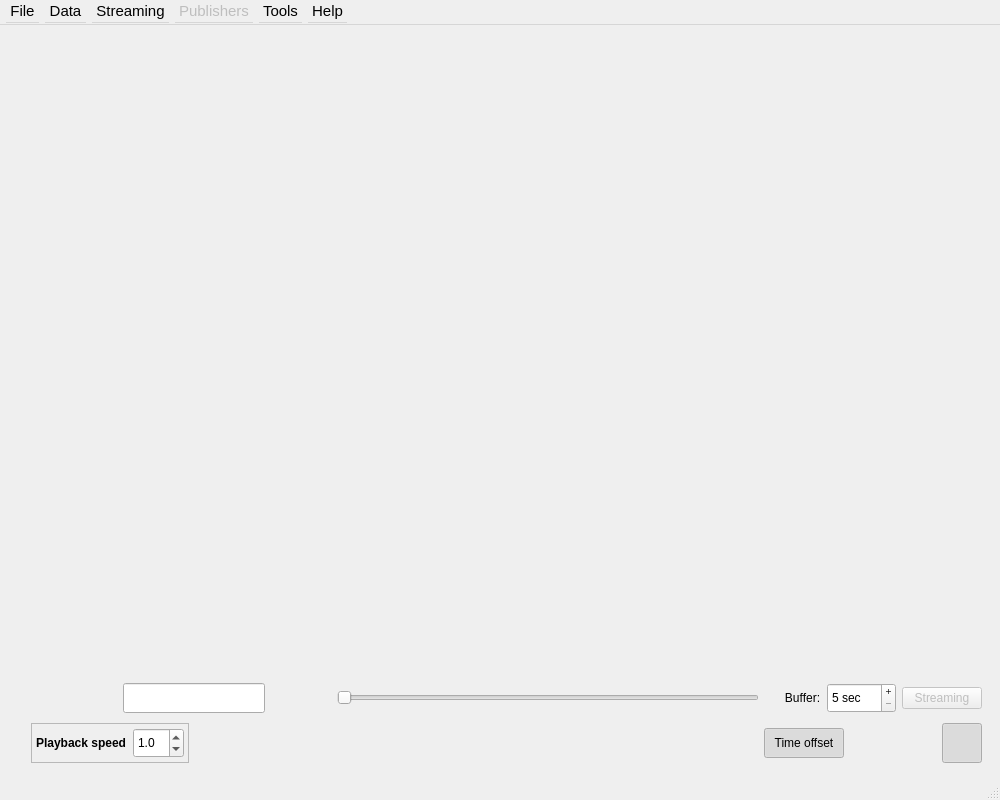
<?xml version="1.0" encoding="UTF-8"?>
<ui version="4.0">
 <class>MainWindow</class>
 <widget class="QMainWindow" name="MainWindow">
  <property name="windowModality">
   <enum>Qt::NonModal</enum>
  </property>
  <property name="geometry">
   <rect>
    <x>0</x>
    <y>0</y>
    <width>1000</width>
    <height>800</height>
   </rect>
  </property>
  <property name="focusPolicy">
   <enum>Qt::StrongFocus</enum>
  </property>
  <property name="windowTitle">
   <string>PlotJuggler</string>
  </property>
  <property name="styleSheet">
   <string notr="true"/>
  </property>
  <widget class="QWidget" name="centralWidget">
   <layout class="QVBoxLayout" name="verticalLayout">
    <property name="leftMargin">
     <number>6</number>
    </property>
    <property name="topMargin">
     <number>6</number>
    </property>
    <property name="rightMargin">
     <number>6</number>
    </property>
    <property name="bottomMargin">
     <number>6</number>
    </property>
    <item>
     <widget class="QSplitter" name="splitter">
      <property name="frameShape">
       <enum>QFrame::NoFrame</enum>
      </property>
      <property name="midLineWidth">
       <number>0</number>
      </property>
      <property name="orientation">
       <enum>Qt::Horizontal</enum>
      </property>
      <property name="opaqueResize">
       <bool>true</bool>
      </property>
      <property name="handleWidth">
       <number>1</number>
      </property>
      <property name="childrenCollapsible">
       <bool>false</bool>
      </property>
      <widget class="QFrame" name="leftFrame">
       <layout class="QVBoxLayout" name="leftLayout">
        <property name="spacing">
         <number>0</number>
        </property>
        <property name="leftMargin">
         <number>4</number>
        </property>
        <property name="topMargin">
         <number>4</number>
        </property>
        <property name="rightMargin">
         <number>4</number>
        </property>
        <property name="bottomMargin">
         <number>4</number>
        </property>
       </layout>
      </widget>
      <widget class="QWidget" name="plottingArea" native="true">
       <layout class="QVBoxLayout" name="verticalLayout_2">
        <property name="spacing">
         <number>0</number>
        </property>
        <property name="leftMargin">
         <number>4</number>
        </property>
        <property name="topMargin">
         <number>4</number>
        </property>
        <property name="rightMargin">
         <number>4</number>
        </property>
        <property name="bottomMargin">
         <number>4</number>
        </property>
        <item>
         <layout class="QVBoxLayout" name="plottingLayout">
          <property name="spacing">
           <number>0</number>
          </property>
          <item>
           <spacer name="verticalSpacer">
            <property name="orientation">
             <enum>Qt::Vertical</enum>
            </property>
            <property name="sizeHint" stdset="0">
             <size>
              <width>20</width>
              <height>0</height>
             </size>
            </property>
           </spacer>
          </item>
          <item>
           <widget class="QWidget" name="widgetTimescale" native="true">
            <property name="maximumSize">
             <size>
              <width>16777215</width>
              <height>40</height>
             </size>
            </property>
            <layout class="QHBoxLayout" name="horizontalLayoutZoom" stretch="0,0,0,0,1,0,0,0,0">
             <property name="leftMargin">
              <number>8</number>
             </property>
             <property name="topMargin">
              <number>0</number>
             </property>
             <property name="rightMargin">
              <number>8</number>
             </property>
             <property name="bottomMargin">
              <number>0</number>
             </property>
             <item>
              <widget class="QPushButton" name="pushButtonOptions">
               <property name="minimumSize">
                <size>
                 <width>40</width>
                 <height>40</height>
                </size>
               </property>
               <property name="maximumSize">
                <size>
                 <width>40</width>
                 <height>40</height>
                </size>
               </property>
               <property name="focusPolicy">
                <enum>Qt::NoFocus</enum>
               </property>
               <property name="toolTip">
                <string>&lt;html&gt;&lt;head/&gt;&lt;body&gt;&lt;p&gt;Show/Hide extra options&lt;/p&gt;&lt;/body&gt;&lt;/html&gt;</string>
               </property>
               <property name="styleSheet">
                <string notr="true"/>
               </property>
               <property name="text">
                <string/>
               </property>
               <property name="icon">
                <iconset>
                 <normaloff>:/style_light/settings_cog.png</normaloff>:/style_light/settings_cog.png</iconset>
               </property>
               <property name="iconSize">
                <size>
                 <width>28</width>
                 <height>28</height>
                </size>
               </property>
               <property name="checkable">
                <bool>true</bool>
               </property>
               <property name="flat">
                <bool>true</bool>
               </property>
              </widget>
             </item>
             <item>
              <widget class="QPushButton" name="pushButtonTimeTracker">
               <property name="minimumSize">
                <size>
                 <width>40</width>
                 <height>40</height>
                </size>
               </property>
               <property name="maximumSize">
                <size>
                 <width>40</width>
                 <height>40</height>
                </size>
               </property>
               <property name="focusPolicy">
                <enum>Qt::NoFocus</enum>
               </property>
               <property name="toolTip">
                <string>&lt;html&gt;&lt;head/&gt;&lt;body&gt;&lt;p&gt;Change the amount of information displayed with the vertical TimeTracker&lt;/p&gt;&lt;/body&gt;&lt;/html&gt;</string>
               </property>
               <property name="styleSheet">
                <string notr="true"/>
               </property>
               <property name="text">
                <string/>
               </property>
               <property name="icon">
                <iconset>
                 <normaloff>:/style_light/line_tracker_1.png</normaloff>:/style_light/line_tracker_1.png</iconset>
               </property>
               <property name="iconSize">
                <size>
                 <width>36</width>
                 <height>36</height>
                </size>
               </property>
               <property name="flat">
                <bool>true</bool>
               </property>
              </widget>
             </item>
             <item>
              <widget class="QLineEdit" name="displayTime">
               <property name="sizePolicy">
                <sizepolicy hsizetype="MinimumExpanding" vsizetype="Fixed">
                 <horstretch>0</horstretch>
                 <verstretch>0</verstretch>
                </sizepolicy>
               </property>
               <property name="minimumSize">
                <size>
                 <width>80</width>
                 <height>30</height>
                </size>
               </property>
               <property name="maximumSize">
                <size>
                 <width>200</width>
                 <height>30</height>
                </size>
               </property>
               <property name="font">
                <font>
                 <pointsize>11</pointsize>
                </font>
               </property>
               <property name="alignment">
                <set>Qt::AlignCenter</set>
               </property>
               <property name="readOnly">
                <bool>true</bool>
               </property>
              </widget>
             </item>
             <item>
              <layout class="QHBoxLayout" name="horizontalLayout_3">
               <property name="spacing">
                <number>0</number>
               </property>
               <property name="leftMargin">
                <number>0</number>
               </property>
               <item>
                <widget class="QPushButton" name="playbackLoop">
                 <property name="minimumSize">
                  <size>
                   <width>30</width>
                   <height>30</height>
                  </size>
                 </property>
                 <property name="maximumSize">
                  <size>
                   <width>30</width>
                   <height>30</height>
                  </size>
                 </property>
                 <property name="focusPolicy">
                  <enum>Qt::NoFocus</enum>
                 </property>
                 <property name="toolTip">
                  <string>&lt;html&gt;&lt;head/&gt;&lt;body&gt;&lt;p&gt;Loop&lt;/p&gt;&lt;/body&gt;&lt;/html&gt;</string>
                 </property>
                 <property name="text">
                  <string/>
                 </property>
                 <property name="icon">
                  <iconset>
                   <normaloff>:/style_light/loop.png</normaloff>:/style_light/loop.png</iconset>
                 </property>
                 <property name="iconSize">
                  <size>
                   <width>28</width>
                   <height>28</height>
                  </size>
                 </property>
                 <property name="checkable">
                  <bool>true</bool>
                 </property>
                 <property name="flat">
                  <bool>true</bool>
                 </property>
                </widget>
               </item>
               <item>
                <widget class="QPushButton" name="pushButtonPlay">
                 <property name="minimumSize">
                  <size>
                   <width>30</width>
                   <height>30</height>
                  </size>
                 </property>
                 <property name="maximumSize">
                  <size>
                   <width>30</width>
                   <height>30</height>
                  </size>
                 </property>
                 <property name="focusPolicy">
                  <enum>Qt::NoFocus</enum>
                 </property>
                 <property name="toolTip">
                  <string>&lt;html&gt;&lt;head/&gt;&lt;body&gt;&lt;p&gt;Start/Stop player&lt;/p&gt;&lt;p&gt;( &lt;span style=&quot; font-weight:600;&quot;&gt;Space &lt;/span&gt;)&lt;/p&gt;&lt;/body&gt;&lt;/html&gt;</string>
                 </property>
                 <property name="styleSheet">
                  <string notr="true">QPushButton:checked {
    background-color: transparent;
    border:  0px;
    padding: 3px;
    outline: none;
}</string>
                 </property>
                 <property name="text">
                  <string/>
                 </property>
                 <property name="icon">
                  <iconset>
                   <normaloff>:/style_light/play_arrow.png</normaloff>
                   <normalon>:/style_light/pause.png</normalon>:/style_light/play_arrow.png</iconset>
                 </property>
                 <property name="iconSize">
                  <size>
                   <width>36</width>
                   <height>36</height>
                  </size>
                 </property>
                 <property name="checkable">
                  <bool>true</bool>
                 </property>
                 <property name="checked">
                  <bool>false</bool>
                 </property>
                 <property name="flat">
                  <bool>true</bool>
                 </property>
                </widget>
               </item>
              </layout>
             </item>
             <item>
              <widget class="RealSlider" name="timeSlider">
               <property name="enabled">
                <bool>true</bool>
               </property>
               <property name="sizePolicy">
                <sizepolicy hsizetype="Expanding" vsizetype="Fixed">
                 <horstretch>1</horstretch>
                 <verstretch>0</verstretch>
                </sizepolicy>
               </property>
               <property name="minimumSize">
                <size>
                 <width>0</width>
                 <height>40</height>
                </size>
               </property>
               <property name="maximumSize">
                <size>
                 <width>16777215</width>
                 <height>40</height>
                </size>
               </property>
               <property name="focusPolicy">
                <enum>Qt::WheelFocus</enum>
               </property>
               <property name="maximum">
                <number>0</number>
               </property>
               <property name="orientation">
                <enum>Qt::Horizontal</enum>
               </property>
               <property name="tickPosition">
                <enum>QSlider::NoTicks</enum>
               </property>
               <property name="tickInterval">
                <number>1</number>
               </property>
              </widget>
             </item>
             <item>
              <spacer name="horizontalSpacer">
               <property name="orientation">
                <enum>Qt::Horizontal</enum>
               </property>
               <property name="sizeHint" stdset="0">
                <size>
                 <width>10</width>
                 <height>20</height>
                </size>
               </property>
              </spacer>
             </item>
             <item>
              <widget class="QLabel" name="streamingLabel">
               <property name="text">
                <string>   Buffer:</string>
               </property>
              </widget>
             </item>
             <item>
              <widget class="QSpinBox" name="streamingSpinBox">
               <property name="minimumSize">
                <size>
                 <width>0</width>
                 <height>30</height>
                </size>
               </property>
               <property name="maximumSize">
                <size>
                 <width>16777215</width>
                 <height>30</height>
                </size>
               </property>
               <property name="focusPolicy">
                <enum>Qt::ClickFocus</enum>
               </property>
               <property name="toolTip">
                <string>Size of the  Buffer (seconds)</string>
               </property>
               <property name="buttonSymbols">
                <enum>QAbstractSpinBox::PlusMinus</enum>
               </property>
               <property name="accelerated">
                <bool>true</bool>
               </property>
               <property name="correctionMode">
                <enum>QAbstractSpinBox::CorrectToPreviousValue</enum>
               </property>
               <property name="suffix">
                <string> sec</string>
               </property>
               <property name="minimum">
                <number>5</number>
               </property>
               <property name="maximum">
                <number>100</number>
               </property>
               <property name="value">
                <number>5</number>
               </property>
              </widget>
             </item>
             <item>
              <widget class="QPushButton" name="pushButtonStreaming">
               <property name="enabled">
                <bool>false</bool>
               </property>
               <property name="focusPolicy">
                <enum>Qt::NoFocus</enum>
               </property>
               <property name="toolTip">
                <string>&lt;html&gt;&lt;head/&gt;&lt;body&gt;&lt;p&gt;Start/Stop streaming&lt;/p&gt;&lt;p&gt;( &lt;span style=&quot; font-weight:600;&quot;&gt;CTRL+Space &lt;/span&gt;)&lt;/p&gt;&lt;/body&gt;&lt;/html&gt;</string>
               </property>
               <property name="text">
                <string>Streaming</string>
               </property>
               <property name="checkable">
                <bool>true</bool>
               </property>
              </widget>
             </item>
            </layout>
           </widget>
          </item>
          <item>
           <widget class="QWidget" name="widgetOptions" native="true">
            <property name="minimumSize">
             <size>
              <width>0</width>
              <height>50</height>
             </size>
            </property>
            <property name="maximumSize">
             <size>
              <width>16777215</width>
              <height>50</height>
             </size>
            </property>
            <layout class="QHBoxLayout" name="horizontalLayout_2">
             <property name="leftMargin">
              <number>8</number>
             </property>
             <property name="topMargin">
              <number>2</number>
             </property>
             <property name="rightMargin">
              <number>8</number>
             </property>
             <property name="bottomMargin">
              <number>2</number>
             </property>
             <item>
              <widget class="QFrame" name="frame">
               <property name="maximumSize">
                <size>
                 <width>16777215</width>
                 <height>40</height>
                </size>
               </property>
               <property name="frameShape">
                <enum>QFrame::StyledPanel</enum>
               </property>
               <property name="frameShadow">
                <enum>QFrame::Raised</enum>
               </property>
               <layout class="QHBoxLayout" name="horizontalLayout">
                <property name="spacing">
                 <number>6</number>
                </property>
                <property name="leftMargin">
                 <number>4</number>
                </property>
                <property name="topMargin">
                 <number>2</number>
                </property>
                <property name="rightMargin">
                 <number>4</number>
                </property>
                <property name="bottomMargin">
                 <number>2</number>
                </property>
                <item>
                 <widget class="QLabel" name="label">
                  <property name="font">
                   <font>
                    <weight>75</weight>
                    <bold>true</bold>
                   </font>
                  </property>
                  <property name="text">
                   <string>Playback speed</string>
                  </property>
                 </widget>
                </item>
                <item>
                 <widget class="QDoubleSpinBox" name="playbackRate">
                  <property name="minimumSize">
                   <size>
                    <width>0</width>
                    <height>30</height>
                   </size>
                  </property>
                  <property name="maximumSize">
                   <size>
                    <width>16777215</width>
                    <height>30</height>
                   </size>
                  </property>
                  <property name="focusPolicy">
                   <enum>Qt::WheelFocus</enum>
                  </property>
                  <property name="toolTip">
                   <string>&lt;html&gt;&lt;head/&gt;&lt;body&gt;&lt;p&gt;Rate (speed multiplier)&lt;/p&gt;&lt;/body&gt;&lt;/html&gt;</string>
                  </property>
                  <property name="decimals">
                   <number>1</number>
                  </property>
                  <property name="minimum">
                   <double>0.100000000000000</double>
                  </property>
                  <property name="maximum">
                   <double>10.000000000000000</double>
                  </property>
                  <property name="singleStep">
                   <double>0.100000000000000</double>
                  </property>
                  <property name="value">
                   <double>1.000000000000000</double>
                  </property>
                 </widget>
                </item>
               </layout>
              </widget>
             </item>
             <item>
              <spacer name="horizontalSpacer_2">
               <property name="orientation">
                <enum>Qt::Horizontal</enum>
               </property>
               <property name="sizeHint" stdset="0">
                <size>
                 <width>40</width>
                 <height>20</height>
                </size>
               </property>
              </spacer>
             </item>
             <item>
              <widget class="QPushButton" name="pushButtonRemoveTimeOffset">
               <property name="sizePolicy">
                <sizepolicy hsizetype="Preferred" vsizetype="Fixed">
                 <horstretch>0</horstretch>
                 <verstretch>0</verstretch>
                </sizepolicy>
               </property>
               <property name="minimumSize">
                <size>
                 <width>80</width>
                 <height>28</height>
                </size>
               </property>
               <property name="maximumSize">
                <size>
                 <width>16777215</width>
                 <height>30</height>
                </size>
               </property>
               <property name="focusPolicy">
                <enum>Qt::NoFocus</enum>
               </property>
               <property name="toolTip">
                <string>&lt;html&gt;&lt;head/&gt;&lt;body&gt;&lt;p&gt;If checked, an offset will be applied to each timeseries to ensure that the first time instant is equal to zero.&lt;/p&gt;&lt;/body&gt;&lt;/html&gt;</string>
               </property>
               <property name="text">
                <string>Time offset</string>
               </property>
               <property name="iconSize">
                <size>
                 <width>16</width>
                 <height>28</height>
                </size>
               </property>
               <property name="checkable">
                <bool>true</bool>
               </property>
               <property name="checked">
                <bool>true</bool>
               </property>
               <property name="flat">
                <bool>true</bool>
               </property>
              </widget>
             </item>
             <item>
              <widget class="QPushButton" name="pushButtonUseDateTime">
               <property name="sizePolicy">
                <sizepolicy hsizetype="Preferred" vsizetype="Fixed">
                 <horstretch>0</horstretch>
                 <verstretch>0</verstretch>
                </sizepolicy>
               </property>
               <property name="minimumSize">
                <size>
                 <width>40</width>
                 <height>40</height>
                </size>
               </property>
               <property name="maximumSize">
                <size>
                 <width>40</width>
                 <height>40</height>
                </size>
               </property>
               <property name="focusPolicy">
                <enum>Qt::NoFocus</enum>
               </property>
               <property name="toolTip">
                <string>&lt;html&gt;&lt;head/&gt;&lt;body&gt;&lt;p&gt;If active, visualize the current time as DateTime ( YYYY/MM/DD:m::s::ms)&lt;/p&gt;&lt;/body&gt;&lt;/html&gt;</string>
               </property>
               <property name="text">
                <string/>
               </property>
               <property name="icon">
                <iconset>
                 <normaloff>:/style_light/datetime.png</normaloff>:/style_light/datetime.png</iconset>
               </property>
               <property name="iconSize">
                <size>
                 <width>40</width>
                 <height>40</height>
                </size>
               </property>
               <property name="checkable">
                <bool>true</bool>
               </property>
               <property name="flat">
                <bool>true</bool>
               </property>
              </widget>
             </item>
             <item>
              <widget class="QPushButton" name="pushButtonActivateGrid">
               <property name="sizePolicy">
                <sizepolicy hsizetype="Preferred" vsizetype="Preferred">
                 <horstretch>0</horstretch>
                 <verstretch>0</verstretch>
                </sizepolicy>
               </property>
               <property name="minimumSize">
                <size>
                 <width>40</width>
                 <height>40</height>
                </size>
               </property>
               <property name="maximumSize">
                <size>
                 <width>40</width>
                 <height>40</height>
                </size>
               </property>
               <property name="focusPolicy">
                <enum>Qt::NoFocus</enum>
               </property>
               <property name="toolTip">
                <string>&lt;html&gt;&lt;head/&gt;&lt;body&gt;&lt;p&gt;Show/Hide the grid&lt;/p&gt;&lt;/body&gt;&lt;/html&gt;</string>
               </property>
               <property name="styleSheet">
                <string notr="true"/>
               </property>
               <property name="text">
                <string/>
               </property>
               <property name="icon">
                <iconset>
                 <normaloff>:/style_light/grid.png</normaloff>:/style_light/grid.png</iconset>
               </property>
               <property name="iconSize">
                <size>
                 <width>32</width>
                 <height>32</height>
                </size>
               </property>
               <property name="checkable">
                <bool>true</bool>
               </property>
               <property name="flat">
                <bool>true</bool>
               </property>
              </widget>
             </item>
             <item>
              <widget class="QPushButton" name="pushButtonRatio">
               <property name="sizePolicy">
                <sizepolicy hsizetype="Minimum" vsizetype="Fixed">
                 <horstretch>0</horstretch>
                 <verstretch>0</verstretch>
                </sizepolicy>
               </property>
               <property name="minimumSize">
                <size>
                 <width>40</width>
                 <height>40</height>
                </size>
               </property>
               <property name="maximumSize">
                <size>
                 <width>40</width>
                 <height>40</height>
                </size>
               </property>
               <property name="focusPolicy">
                <enum>Qt::NoFocus</enum>
               </property>
               <property name="toolTip">
                <string>Keep the aspect ratio of XY plots</string>
               </property>
               <property name="text">
                <string/>
               </property>
               <property name="icon">
                <iconset>
                 <normaloff>:/style_light/ratio.png</normaloff>:/style_light/ratio.png</iconset>
               </property>
               <property name="iconSize">
                <size>
                 <width>32</width>
                 <height>32</height>
                </size>
               </property>
               <property name="checkable">
                <bool>true</bool>
               </property>
               <property name="checked">
                <bool>true</bool>
               </property>
               <property name="flat">
                <bool>true</bool>
               </property>
              </widget>
             </item>
            </layout>
           </widget>
          </item>
         </layout>
        </item>
       </layout>
      </widget>
     </widget>
    </item>
   </layout>
  </widget>
  <widget class="MenuBar" name="menuBar">
   <property name="geometry">
    <rect>
     <x>0</x>
     <y>0</y>
     <width>1000</width>
     <height>25</height>
    </rect>
   </property>
   <property name="minimumSize">
    <size>
     <width>0</width>
     <height>25</height>
    </size>
   </property>
   <property name="font">
    <font>
     <pointsize>11</pointsize>
    </font>
   </property>
   <property name="defaultUp">
    <bool>false</bool>
   </property>
   <property name="nativeMenuBar">
    <bool>false</bool>
   </property>
   <widget class="QMenu" name="menuFile">
    <property name="toolTip">
     <string>File Menu (ALT+F)</string>
    </property>
    <property name="title">
     <string>File</string>
    </property>
    <widget class="QMenu" name="menuRecentData">
     <property name="title">
      <string>Recent datafile...</string>
     </property>
     <addaction name="separator"/>
     <addaction name="actionClearRecentData"/>
    </widget>
    <widget class="QMenu" name="menuRecentLayout">
     <property name="title">
      <string>Recent layout...</string>
     </property>
     <addaction name="separator"/>
     <addaction name="actionClearRecentLayout"/>
    </widget>
    <addaction name="actionLoadData"/>
    <addaction name="actionLoadDatabase"/>
    <addaction name="menuRecentData"/>
    <addaction name="actionLoadDummyData"/>
    <addaction name="separator"/>
    <addaction name="actionLoadLayout"/>
    <addaction name="menuRecentLayout"/>
    <addaction name="actionSaveLayout"/>
    <addaction name="separator"/>
    <addaction name="actionPreferences"/>
    <addaction name="actionExit"/>
   </widget>
   <widget class="QMenu" name="menuStreaming">
    <property name="toolTip">
     <string>Streaming Plugins (ALT+S)</string>
    </property>
    <property name="title">
     <string>Streaming</string>
    </property>
    <addaction name="actionStopStreaming"/>
    <addaction name="separator"/>
   </widget>
   <widget class="QMenu" name="menuPublishers">
    <property name="enabled">
     <bool>false</bool>
    </property>
    <property name="toolTip">
     <string>Publisher plugins (ALT+P)</string>
    </property>
    <property name="title">
     <string>Publishers</string>
    </property>
   </widget>
   <widget class="QMenu" name="menuHelp">
    <property name="toolTip">
     <string>Help (ALT+H)</string>
    </property>
    <property name="title">
     <string>Help</string>
    </property>
    <addaction name="actionCheatsheet"/>
    <addaction name="actionSupportPlotJuggler"/>
    <addaction name="actionShare_the_love"/>
    <addaction name="actionReportBug"/>
    <addaction name="separator"/>
    <addaction name="actionAbout"/>
   </widget>
   <widget class="QMenu" name="menuTools">
    <property name="title">
     <string>Tools</string>
    </property>
    <addaction name="separator"/>
    <addaction name="actionFunctionEditor"/>
    <addaction name="actionSaveAllPlotTabs"/>
   </widget>
   <widget class="QMenu" name="menuData">
    <property name="title">
     <string>Data</string>
    </property>
    <addaction name="actionDeleteAllData"/>
    <addaction name="actionClearBuffer"/>
   </widget>
   <addaction name="menuFile"/>
   <addaction name="menuData"/>
   <addaction name="menuStreaming"/>
   <addaction name="menuPublishers"/>
   <addaction name="menuTools"/>
   <addaction name="menuHelp"/>
  </widget>
  <widget class="QStatusBar" name="statusBar"/>
  <action name="actionLoadData">
   <property name="text">
    <string>Load Data</string>
   </property>
   <property name="toolTip">
    <string>Load Data</string>
   </property>
   <property name="shortcut">
    <string>Ctrl+L</string>
   </property>
  </action>
  <action name="actionLoadLayout">
   <property name="text">
    <string>Load layout</string>
   </property>
  </action>
  <action name="actionSaveLayout">
   <property name="text">
    <string>Save layout</string>
   </property>
  </action>
  <action name="actionExit">
   <property name="text">
    <string>Exit</string>
   </property>
   <property name="shortcut">
    <string>Ctrl+Q</string>
   </property>
  </action>
  <action name="actionAbout">
   <property name="text">
    <string>About</string>
   </property>
  </action>
  <action name="actionStopStreaming">
   <property name="enabled">
    <bool>false</bool>
   </property>
   <property name="text">
    <string>Stop streaming</string>
   </property>
  </action>
  <action name="actionReportBug">
   <property name="icon">
    <iconset>
     <normaloff>:/resources/github.png</normaloff>:/resources/github.png</iconset>
   </property>
   <property name="text">
    <string>Report a problem</string>
   </property>
   <property name="toolTip">
    <string>Report issue on GitHub</string>
   </property>
  </action>
  <action name="actionClearBuffer">
   <property name="text">
    <string>Clear data points</string>
   </property>
   <property name="shortcut">
    <string>Ctrl+Shift+C</string>
   </property>
  </action>
  <action name="actionSaveAllPlotTabs">
   <property name="text">
    <string>Save all plot tabs as images</string>
   </property>
   <property name="toolTip">
    <string>Save each tab as a separate image.</string>
   </property>
  </action>
  <action name="actionLoadDummyData">
   <property name="text">
    <string>Load Dummy Data</string>
   </property>
  </action>
  <action name="actionFunctionEditor">
   <property name="text">
    <string>Open Function Editor</string>
   </property>
  </action>
  <action name="actionCheatsheet">
   <property name="text">
    <string>Cheatsheet</string>
   </property>
  </action>
  <action name="actionSupportPlotJuggler">
   <property name="text">
    <string>Support PlotJuggler</string>
   </property>
  </action>
  <action name="actionClearRecentData">
   <property name="icon">
    <iconset>
     <normaloff>:/style_light/clean_pane.png</normaloff>:/style_light/clean_pane.png</iconset>
   </property>
   <property name="text">
    <string>Clear</string>
   </property>
  </action>
  <action name="actionClearRecentLayout">
   <property name="icon">
    <iconset>
     <normaloff>:/style_light/clean_pane.png</normaloff>:/style_light/clean_pane.png</iconset>
   </property>
   <property name="text">
    <string>Clear</string>
   </property>
  </action>
  <action name="actionDeleteAllData">
   <property name="text">
    <string>Delete everything</string>
   </property>
   <property name="shortcut">
    <string>Ctrl+Shift+X</string>
   </property>
  </action>
  <action name="actionLoad_stylesheet">
   <property name="text">
    <string>Load stylesheet</string>
   </property>
  </action>
  <action name="actionPreferences">
   <property name="text">
    <string>Preferences...</string>
   </property>
  </action>
  <action name="actionShare_the_love">
   <property name="icon">
    <iconset>
     <normaloff>:/resources/twitter.png</normaloff>:/resources/twitter.png</iconset>
   </property>
   <property name="text">
    <string>Share the love</string>
   </property>
  </action>
  <action name="actionLoadDatabase">
   <property name="enabled">
    <bool>true</bool>
   </property>
   <property name="text">
    <string>Load Database</string>
   </property>
  </action>
 </widget>
 <layoutdefault spacing="6" margin="11"/>
 <customwidgets>
  <customwidget>
   <class>RealSlider</class>
   <extends>QSlider</extends>
   <header location="global">realslider.h</header>
  </customwidget>
  <customwidget>
   <class>MenuBar</class>
   <extends>QMenuBar</extends>
   <header location="global">menubar.h</header>
  </customwidget>
 </customwidgets>
 <resources/>
 <connections/>
</ui>
